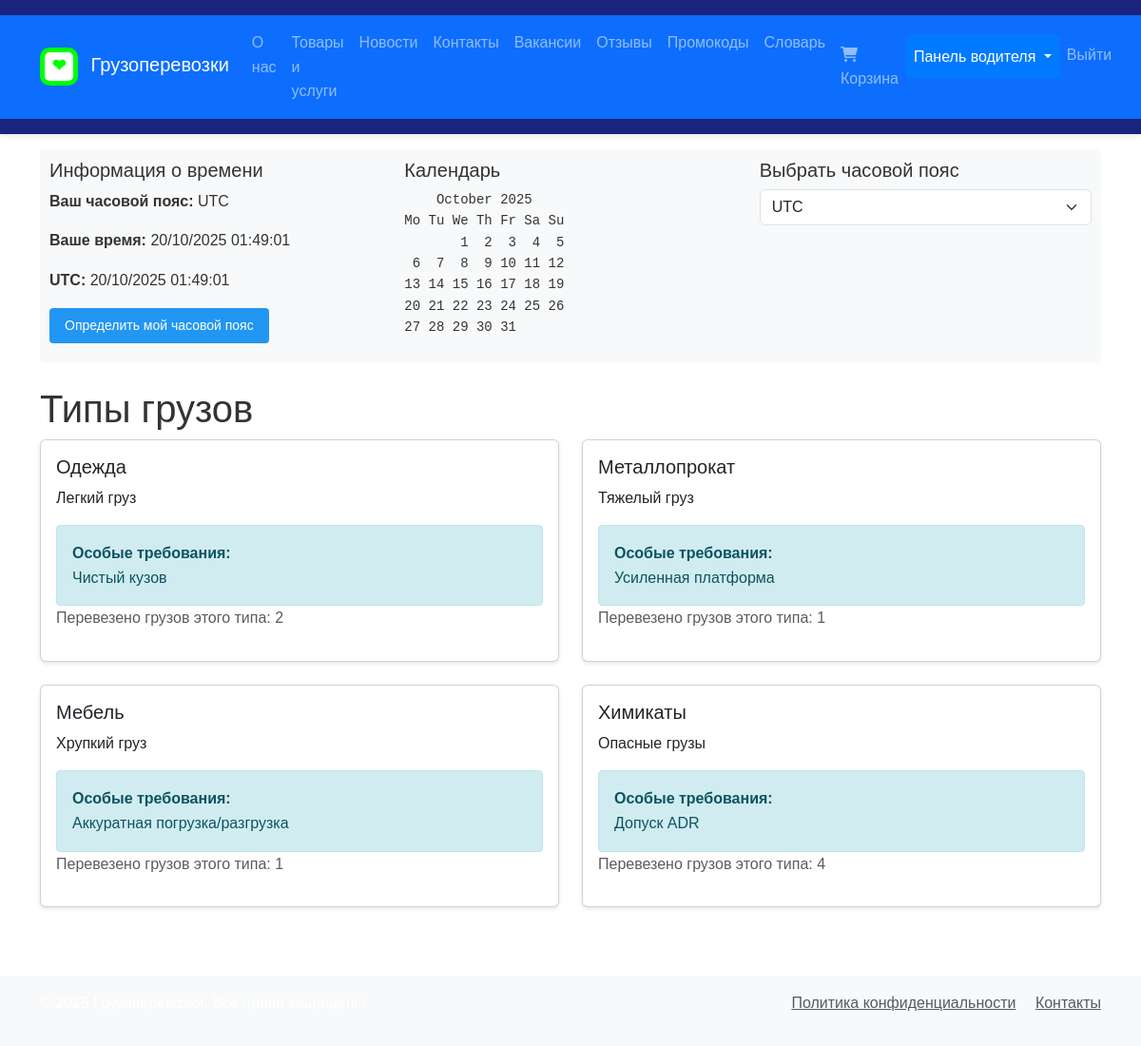
/driver/cargo/ (signed in), run on the app's committed database.
### main/models.py (models this page shows, shortened)
class CargoType(models.Model):
    name = models.CharField('Название', max_length=200)
    description = models.TextField('Описание', default='')
    special_requirements = models.TextField('Особые требования', blank=True, default='')
    class Meta:
        verbose_name = 'Тип груза'
        verbose_name_plural = 'Типы грузов'

### main/views.py (the view)
# urls.py: path('driver/cargo/', views.driver_cargo, name='driver_cargo'),
@login_required
def driver_cargo(request):
    if not hasattr(request.user, 'driver'):
        messages.error(request, 'Доступ запрещен')
        return redirect('main:home')
    cargo_types = CargoType.objects.filter(
        order__driver=request.user.driver
    ).distinct()
    return render(request, 'main/driver/cargo.html', {
        'cargo_types': cargo_types
    })

### main/context_processors.py (called while the page is built)
def timezone_info(request):
    user_timezone = request.session.get('user_timezone', 'UTC')
    if user_timezone not in pytz.all_timezones:
        user_timezone = 'UTC'
    user_tz = pytz.timezone(user_timezone)
    utc_now = timezone.now()
    user_now = utc_now.astimezone(user_tz)
    cal = calendar.TextCalendar(calendar.MONDAY)
    current_calendar = cal.formatmonth(user_now.year, user_now.month)
    return {
        'user_timezone': user_timezone,
        'utc_now': utc_now.strftime('%d/%m/%Y %H:%M:%S'),
        'user_now': user_now.strftime('%d/%m/%Y %H:%M:%S'),
        'current_calendar': current_calendar,
    }

### main/templates/main/driver/cargo.html (shortened to what this page needs)
{% extends 'main/base.html' %}
{% block content %}
<div class="container mt-4">
    <h1>Типы грузов</h1>
    {% if cargo_types %}
        <div class="row">
            {% for cargo_type in cargo_types %}
                <div class="col-md-6 mb-4">
                    <div class="card">
                        <div class="card-body">
                            <h5 class="card-title">{{ cargo_type.name }}</h5>
                            <p class="card-text">{{ cargo_type.description }}</p>
                            {% if cargo_type.special_requirements %}
                                <div class="alert alert-info">
                                    <strong>Особые требования:</strong><br>
                                    {{ cargo_type.special_requirements }}
                                </div>
                            {% endif %}
                            {% with orders_count=cargo_type.order_set.filter.count %}
                                <p class="text-muted">
                                    Перевезено грузов этого типа: {{ orders_count }}
                                </p>
                            {% endwith %}
                        </div>
                    </div>
                </div>
            {% endfor %}
        </div>
    {% else %}
        <div class="alert alert-info">
            Типы грузов не найдены.
        </div>
    {% endif %}
</div>
{% endblock %}

### main/static/css/style.css (style rules this page uses)
* { margin: 0; padding: 0; box-sizing: border-box; }
body { font-family: 'Arial', sans-serif; line-height: 1.6; color: #333; }
.alert { padding: 1rem; margin-bottom: 1rem; border: 1px solid transparent; border-radius: .25rem; }
.alert-info { color: #0c5460; background-color: #d1ecf1; border-color: #bee5eb; }

### main/templates/main/driver/cargo.html (style rules this page uses)
.card { box-shadow: 0 2px 4px rgba(0,0,0,0.1); }
.alert { margin-bottom: 0; margin-top: 1rem; }

### data on the page
CargoType: name "Одежда", description "Легкий груз", special_requirements "Чистый кузов", order_set.filter.count "2"
CargoType: name "Металлопрокат", description "Тяжелый груз", special_requirements "Усиленная платформа", order_set.filter.count "1"
CargoType: name "Мебель", description "Хрупкий груз", special_requirements "Аккуратная погрузка/разгрузка", order_set.filter.count "1"
CargoType: name "Химикаты", description "Опасные грузы", special_requirements "Допуск ADR", order_set.filter.count "4"

### other printed values
{{ user_timezone }} "UTC"
{{ user_now }} "20/10/2025 01:49:01"
{{ utc_now }} "20/10/2025 01:49:01"
{{ current_calendar }} "October 2025 Mo Tu We Th Fr Sa Su 1 2 3 4 5 6 7 8 9 10 11 12 13 14 15 16 17 18 19 20 21 22 23 24 25 26 27 28 29 30 31"
